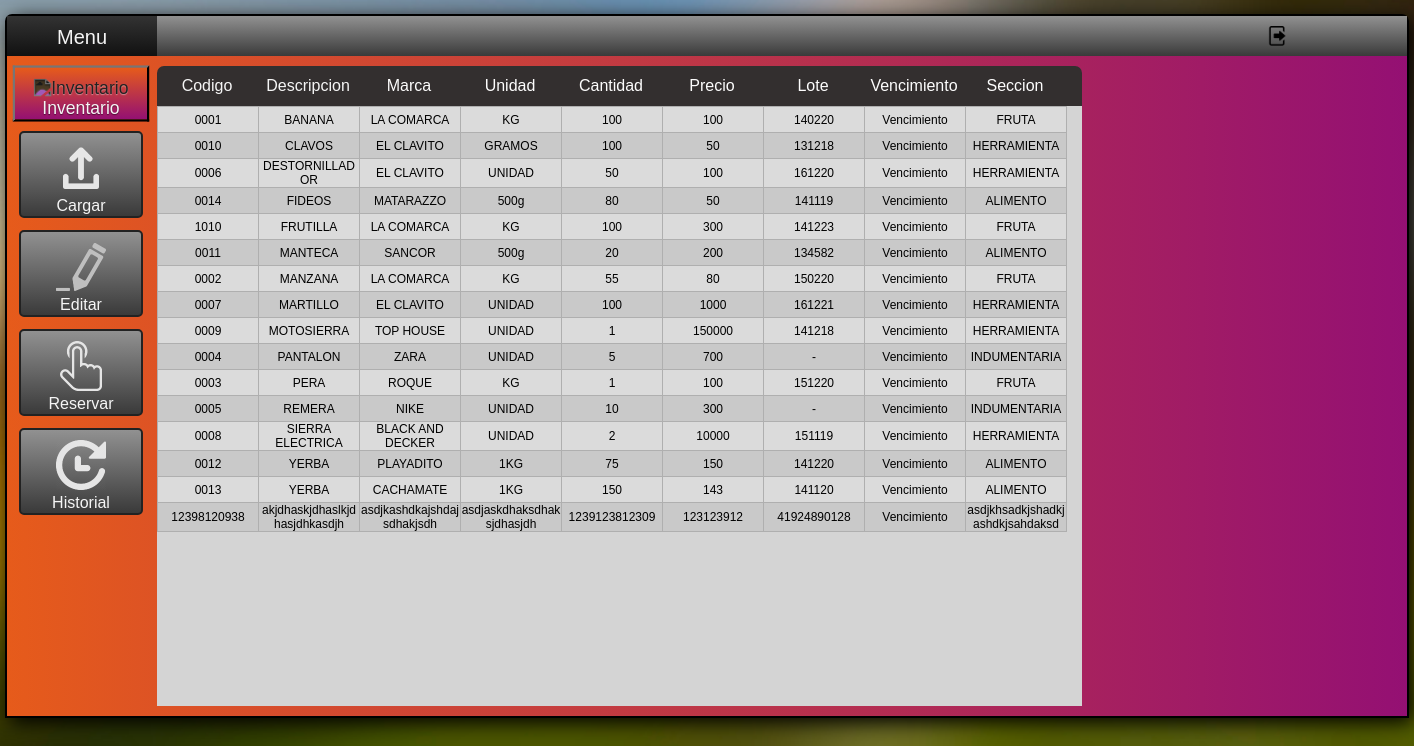
Before: /nombre with the older database file.
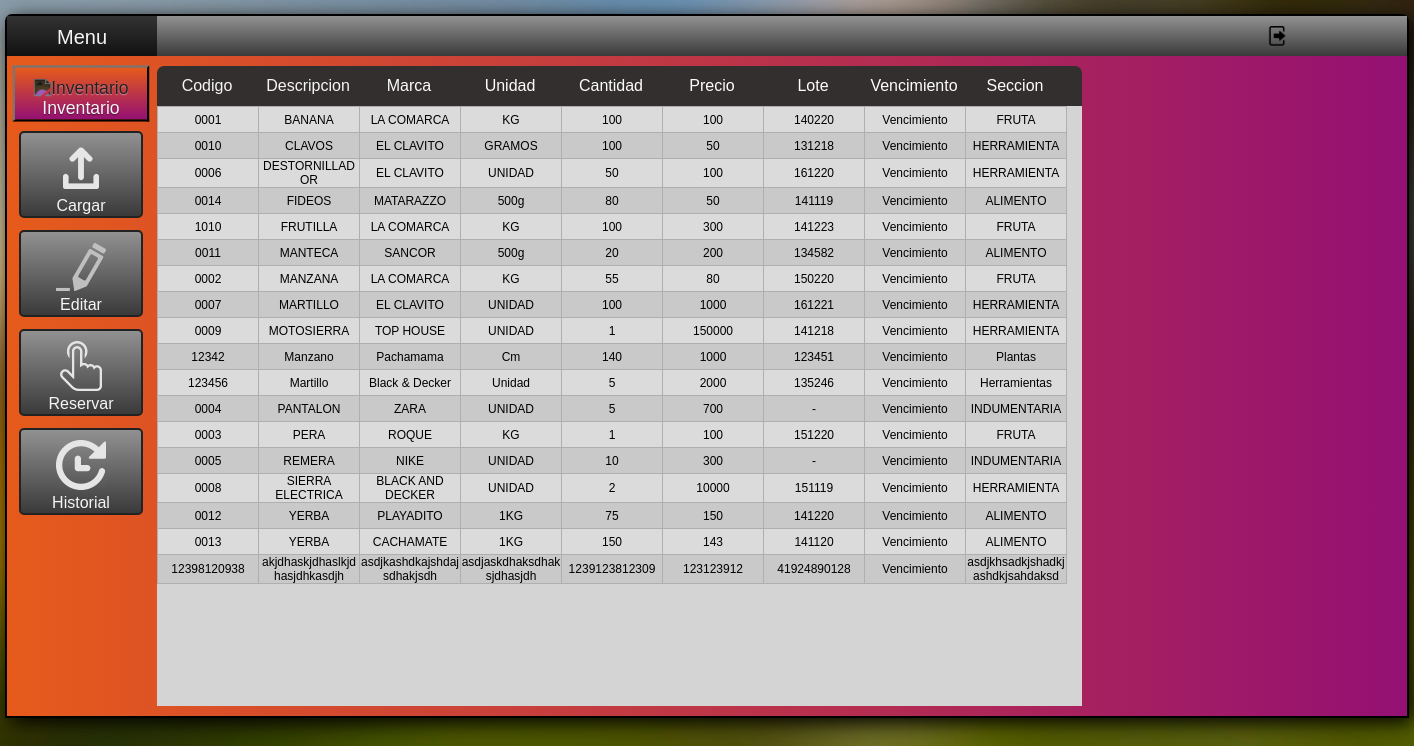
After: the same page with the newer database file.
### Sistema_Gestion_App/models.py (models this page shows, shortened)
class Articulos (models.Model):
    nombre=models.CharField(max_length=30)
    seccion=models.CharField(max_length=20, default='')
    cantidad=models.IntegerField(default=0)
    precio=models.IntegerField(default=0)
    marca=models.CharField(max_length=20, default='')
    unidad=models.CharField(max_length=20, default='')
    codigo=models.CharField(max_length=20, default='')
    lote=models.CharField(max_length=20, default='')

### Sistema_Gestion_App/views.py (the view)
# urls.py: path('nombre', views.nombre, name="Nombre"),
def nombre(request):
    global ordername
    if ordername:
        articulos=Articulos.objects.filter(nombre__icontains="").order_by("nombre")
        ordername=False
    else:
        articulos=Articulos.objects.filter(nombre__icontains="").order_by("-nombre")
        ordername=True
    return render(request, "inventario/inventario.html",{"articulos":articulos})

### Sistema_Gestion_App/templates/inventario/inventario.html (shortened to what this page needs)
<!doctype html>
<html>
<head>
{% load static %}
{% include 'links.html' %}
<link rel="stylesheet" href="{% static 'css/inventario.css' %}"/>
</head>
<body>
<div id="centrar">
<nav class="barralateral">
    <div class="menu">
        <a href="{% url 'Menu' %}">
            <p>Menu</p>
        </a>
    </div>
    <a href="{% url 'Inventario' %}">
        <div class="seleccionado">
          <img class="icon" alt="Inventario" draggable="false" src="{% static 'imagenes/inventario.png' %}">
          <p>Inventario</p>
        </div>
    </a>
    <a href="{% url 'Cargar' %}">
        <div class="boton">
          <img class="icon" alt="Cargar" draggable="false" src="{% static 'imagenes/cargar.png' %}">
          <p>Cargar</p>
        </div>
    </a>
    <a href="{% url 'Editar' %}">
        <div class="boton">
            <img class="icon" alt="Editar" draggable="false" src="{% static 'imagenes/editar.png' %}">
            <p>Editar</p>
        </div>
    </a>
    <a href="{% url 'Reservar' %}">
        <div class="boton">
            <img class="icon" alt="Reservar" draggable="false" src="{% static 'imagenes/reservar.png' %}">
            <p>Reservar</p>
        </div>
    </a>
    <a href="{% url 'Historial' %}">
        <div class="boton">
            <img class="icon" alt="Historial" draggable="false" src="{% static 'imagenes/historial.png' %}">
            <p>Historial</p>
        </div>
    </a>
</nav>
{% include 'cabecera.html' %}
<section>
    <div class="tabla">
        <div class="header">
        <table>
            <tr>
                <td><a href="prueba">Codigo</a></td><td><a href="nombre">Descripcion</a></td><td>Marca</td><td>Unidad</td><td>Cantidad</td><td>Precio</td><td>Lote</td><td>Vencimiento</td><td>Seccion</td>
            </tr>
        </table>
        </div>
        <div class="content">
        <table>
            <tbody>
                {% for articulo in articulos %}
                <tr><td>{{articulo.codigo}}</td><td>{{articulo.nombre}}</td><td>{{articulo.marca}}</td><td>{{articulo.unidad}}</td><td>{{articulo.cantidad}}</td><td>{{articulo.precio}}</td><td>{{articulo.lote}}</td><td>Vencimiento</td><td>{{articulo.seccion}}</td></tr>
                {% endfor %}
            </tbody>
        </table>
        </div>
    </div>
</section>
</div>
</body>
</html>

Changed rows visible on the page:
added Articulos: codigo "12342", nombre "Manzano", marca "Pachamama", unidad "Cm", cantidad "140", precio "1000", lote "123451", seccion "Plantas"
added Articulos: codigo "123456", nombre "Martillo", marca "Black & Decker", unidad "Unidad", cantidad "5", precio "2000", lote "135246", seccion "Herramientas"
